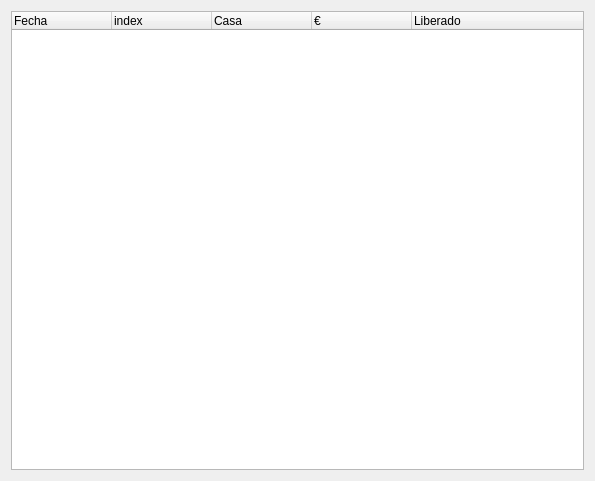
<?xml version="1.0" encoding="UTF-8"?>
<ui version="4.0">
 <class>Form</class>
 <widget class="QWidget" name="Form">
  <property name="geometry">
   <rect>
    <x>0</x>
    <y>0</y>
    <width>595</width>
    <height>481</height>
   </rect>
  </property>
  <property name="windowTitle">
   <string>Form</string>
  </property>
  <layout class="QVBoxLayout" name="verticalLayout">
   <item>
    <widget class="QTreeWidget" name="treeMain">
     <column>
      <property name="text">
       <string>Fecha</string>
      </property>
     </column>
     <column>
      <property name="text">
       <string>index</string>
      </property>
     </column>
     <column>
      <property name="text">
       <string>Casa</string>
      </property>
     </column>
     <column>
      <property name="text">
       <string>€</string>
      </property>
     </column>
     <column>
      <property name="text">
       <string>Liberado</string>
      </property>
     </column>
    </widget>
   </item>
  </layout>
 </widget>
 <resources/>
 <connections/>
</ui>
